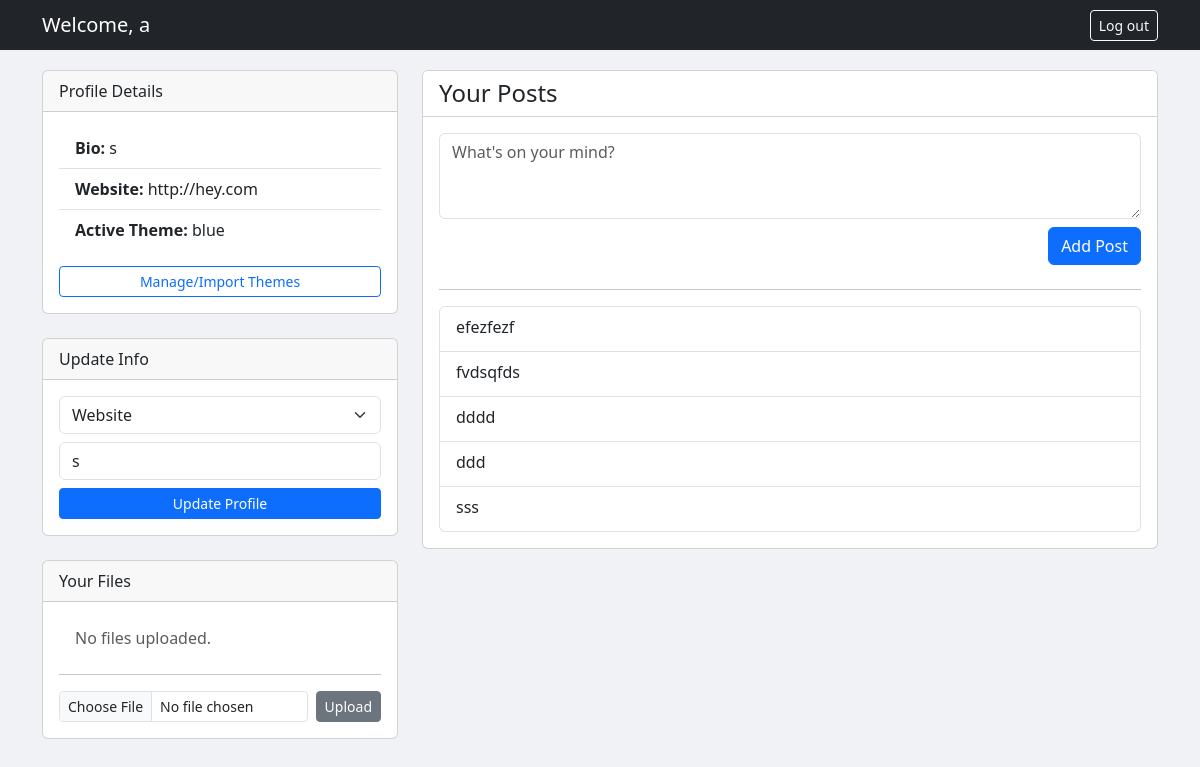
The page /profile/a (signed in) on the database its author committed.
### tables this page shows
CREATE TABLE profiles (
        username TEXT PRIMARY KEY,
        bio TEXT,
        website TEXT,
        theme_id INTEGER,
        FOREIGN KEY(username) REFERENCES users(username),
        FOREIGN KEY(theme_id) REFERENCES themes(id)
    );

CREATE TABLE themes (
        id INTEGER PRIMARY KEY AUTOINCREMENT,
        name TEXT UNIQUE,
        owner TEXT,
        color TEXT,
        font TEXT,
        data BLOB,
        FOREIGN KEY(owner) REFERENCES users(username)
    );

CREATE TABLE posts (
        id INTEGER PRIMARY KEY AUTOINCREMENT,
        username TEXT,
        content TEXT,
        FOREIGN KEY(username) REFERENCES users(username)
    );

### app.py (the view, shortened to what this page needs)
@app.route("/profile/<username>", methods=["GET", "POST"])
def profile(username):
    if not session.get("username"):
        flash("Access denied")
        return redirect(url_for("index"))
    profile_data = get_profile(username)
    theme = get_user_theme_obj(username) or {"color": "#eee", "font": "Arial"}
    posts = get_posts_for_user(username)
    user_dir = get_user_home_dir(username)
    files = os.listdir(user_dir) if os.path.exists(user_dir) else []
    themes = list_themes_for_user_or_public(username)
    return render_template(
        "profile.html",
        username=username,
        profile=profile_data,
        posts=posts,
        files=files,
        theme=theme,
        themes=themes,
    )

### db.py (called while the page is built)
def get_db():
    conn = sqlite3.connect(DBNAME)
    conn.row_factory = sqlite3.Row
    return conn

def get_posts_for_user(username):
    db = get_db()
    cursor = db.cursor()
    cursor.execute("SELECT content FROM posts WHERE username = ?", (username,))
    posts = cursor.fetchall()
    db.close()
    return [row["content"] for row in posts]

def get_profile(username):
    db = get_db()
    cursor = db.cursor()
    cursor.execute("SELECT * FROM profiles WHERE username = ?", (username,))
    row = cursor.fetchone()
    db.close()
    return row

def list_themes_for_user_or_public(owner):
    db = get_db()
    cursor = db.cursor()
    cursor.execute("SELECT * FROM themes WHERE owner=? OR owner IS NULL", (owner,))
    themes = cursor.fetchall()
    db.close()
    return themes

def get_user_theme_obj(username):
    db = get_db()
    cursor = db.cursor()
    cursor.execute(
        """SELECT themes.* FROM profiles
           JOIN themes ON profiles.theme_id = themes.id
           WHERE profiles.username=?""",
        (username,),
    )
    row = cursor.fetchone()
    db.close()
    if not row or not row["data"]:
        return None
    theme_obj = safe_unpickle(row["data"])
    theme_obj["name"] = row["name"]
    return theme_obj

### utils.py (called while the page is built)
def get_user_home_dir(username):
    base_dir = "uploads"
    safe_username = re.sub(r"[^a-zA-Z0-9_-]", "", username)
    user_dir = os.path.join(base_dir, safe_username)
    abs_user_dir = os.path.abspath(user_dir)
    abs_base_dir = os.path.abspath(base_dir)
    if not abs_user_dir.startswith(abs_base_dir):
        return abs_base_dir
    return abs_user_dir

def safe_unpickle(data):
    fileobj = data if hasattr(data, "read") else io.BytesIO(data)
    return SUnpickler(fileobj).load()

### templates/profile.html (shortened to what this page needs)
<!doctype html>
<html lang="en">
<head>
  <link href="https://cdn.jsdelivr.net/npm/bootstrap@5.3.0/dist/css/bootstrap.min.css" rel="stylesheet">
</head>
<body>
  <nav class="navbar navbar-dark bg-dark">
    <div class="container">
      <span class="navbar-brand mb-0 h1">Welcome, {{ username }}</span>
      <a href="/" class="btn btn-outline-light btn-sm">Log out</a>
    </div>
  </nav>
  <div class="container">
    <div class="row">
      <div class="col-md-4 mb-4">
        <div class="card mb-4">
          <div class="card-header">Profile Details</div>
          <div class="card-body">
            <ul class="list-group list-group-flush mb-3">
                <li class="list-group-item"><strong>Bio:</strong> {{ profile['bio'] if profile else "Not set" }}</li>
                <li class="list-group-item"><strong>Website:</strong> {{ profile['website'] if profile else "Not set" }}</li>
                <li class="list-group-item"><strong>Active Theme:</strong> {{ theme['name'] if theme and theme['name'] else "Default" }}</li>
            </ul>
            <a href="{{ url_for('theme') }}" class="btn btn-outline-primary btn-sm w-100">Manage/Import Themes</a>
          </div>
        </div>
        <div class="card mb-4">
          <div class="card-header">Update Info</div>
          <div class="card-body">
            <form method="post" action="">
                <div class="input-group mb-2">
                    <select name="field" class="form-select">
                        <option value="website" {% if profile and profile['website'] %}selected{% endif %}>Website</option>
                    </select>
                </div>
                <div class="mb-2">
                    <input name="value" class="form-control" placeholder="Enter new value" value="{% if profile and profile['bio'] %}{{ profile['bio'] }}{% endif %}">
                </div>
                <button type="submit" class="btn btn-primary btn-sm w-100">Update Profile</button>
            </form>
          </div>
        </div>
        <div class="card">
            <div class="card-header">Your Files</div>
            <div class="card-body">
                <ul class="list-group list-group-flush mb-3">
                    {% if not files %}
                        <li class="list-group-item text-muted">No files uploaded.</li>
                    {% endif %}
                </ul>
                <hr>
                <form method="post" enctype="multipart/form-data" action="/upload" class="d-flex gap-2">
                    <input type="file" name="file" class="form-control form-control-sm">
                    <button type="submit" class="btn btn-secondary btn-sm">Upload</button>
                </form>
            </div>
        </div>
      </div>
      <div class="col-md-8">
        <div class="card">
            <div class="card-header bg-white d-flex justify-content-between align-items-center">
                <h4 class="mb-0">Your Posts</h4>
            </div>
            <div class="card-body">
                <form method="post" action="/add_post" class="mb-4">
                    <div class="mb-2">
                        <textarea name="content" class="form-control" rows="3" placeholder="What's on your mind?"></textarea>
                    </div>
                    <div class="text-end">
                        <button type="submit" class="btn btn-primary">Add Post</button>
                    </div>
                </form>
                <hr>
                <div class="list-group">
                    {% for post in posts %}
                      <div class="list-group-item list-group-item-action">
                        <p class="mb-1">{{ post }}</p>
                      </div>
                    {% endfor %}
                </div>
            </div>
        </div>
      </div>
    </div>
  </div>
</body>
</html>

### templates/profile.html (style rules this page uses)
body { background-color: #f0f2f5; }
.navbar { margin-bottom: 20px; }

### rows shown on the page
profiles: bio "s", website "http://hey.com", field "Website", value "s"
themes: name "blue"
posts: content "efezfezf"
posts: content "fvdsqfds"
posts: content "dddd"
posts: content "ddd"
posts: content "sss"

### other values the page prints
{{ username }} "a"
